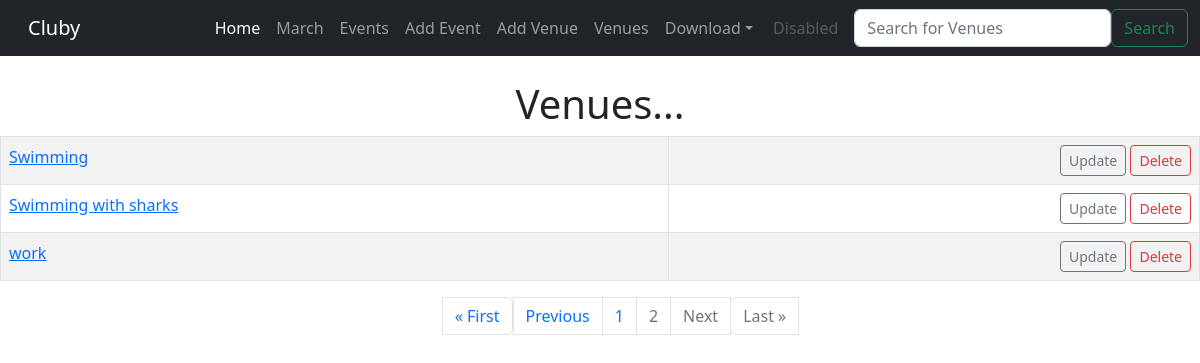
Page /list_venues?page=2 on the earlier database version.
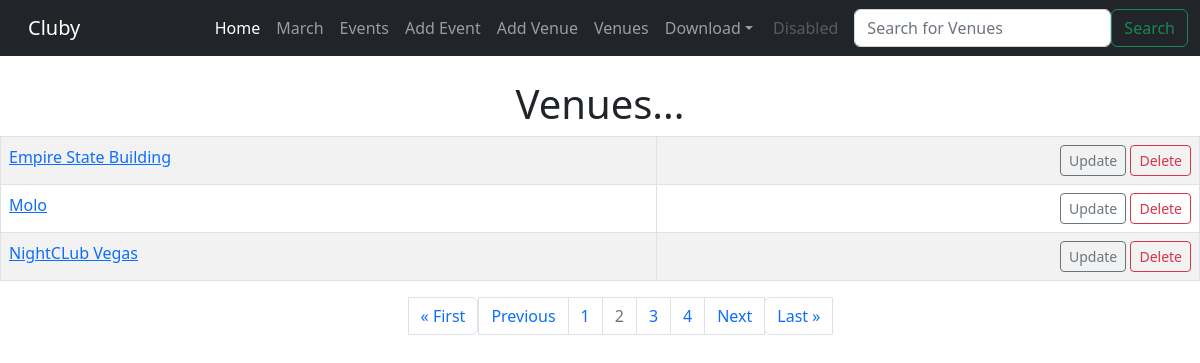
Same page on the later database version.
### events/models.py (models this page shows)
class Venue(models.Model):
    name = models.CharField('Venue Name', max_length = 120)
    address = models.CharField(max_length = 300)
    zip_code = models.CharField('Zip Code', max_length = 15)
    phone = models.CharField('Contact Phone', max_length = 25, blank=True)
    web = models.URLField('Website Address', blank=True)
    email_address = models.EmailField('Email Address', blank=True)
    def __str__(self):
        return self.name

### events/views.py (the view)
# urls.py: path('list_venues', views.list_venues, name='list-venues'),
def list_venues(request):
    p = Paginator(Venue.objects.all().order_by('name'), 3)
    page = request.GET.get('page')
    venues = p.get_page(page)
    nums = "a" * venues.paginator.num_pages
    return render(request, 'events/venues.html', {
        'venues': venues,
        'nums': nums,
    })

### events/templates/events/venues.html
{% extends 'events/base.html' %}
{% block content %}
<center>
    <h1>Venues...</h1>
    <table class="table table-striped table-hover table-bordered">
        {% for venue in venues %}
            <tr>
                <td>
                    <a href="{% url 'show-venue' venue.id %}">{{ venue }}</a>
                    <br>
                </td>
                <td align="right">
                    <a href="{% url 'update-venue' venue.id %}" class="btn btn-outline-secondary btn-sm">Update</a>
                    <a href="{% url 'delete-venue' venue.id %}" class="btn btn-outline-danger btn-sm">Delete</a>
                </td>
            </tr>
        {% endfor %}
    </table>
        <nav aria-label="Page navigation example">
            <ul class="pagination justify-content-center">
                {% if venues.has_previous %}
                    <li class="page-item"><a class="page-link" href="?page=1">&laquo First</a></li>
                    <li class="page-item"><a class="page-link" href="?page={{ venues.previous_page_number }}">Previous</a></li>
                {% else %}
                    <li class="page-item disabled"><a class="page-link" href="">&laquo First</a></li>
                    <li class="page-item disabled"><a class="page-link" href="">Previous</a></li>
                {% endif %}
                {% for i in nums %}
                    {% if venues.number != forloop.counter %}
                        <li class="page-item"><a class="page-link" href="?page={{ forloop.counter }}">{{ forloop.counter }}</a></li>
                    {% else %}
                        <li class="page-item disabled"><a class="page-link" href="">{{ forloop.counter }}</a></li>
                    {% endif %}
                {% endfor %}
                {% if venues.has_next %}
                    <li class="page-item"><a class="page-link" href="?page={{ venues.next_page_number }}">Next</a></li>
                    <li class="page-item"><a class="page-link" href="?page={{ venues.paginator.num_pages }}">Last &raquo</a></li>
                {% else %}
                    <li class="page-item disabled"><a class="page-link" href="">Next</a></li>
                    <li class="page-item disabled"><a class="page-link" href="">Last &raquo</a></li>
                {% endif %}
            </ul>
        </nav>
</center>
{% endblock %}

Differences in the rows shown:
no longer on this page (row unchanged): Venue: name "Swimming"
no longer on this page (row unchanged): Venue: name "Swimming with sharks"
no longer on this page (row unchanged): Venue: name "work"
added Venue: name "Empire State Building"
added Venue: name "Molo"
now on this page (row unchanged): Venue: name "NightCLub Vegas"
Other differences:
new list line: "3"
new list line: "4"
